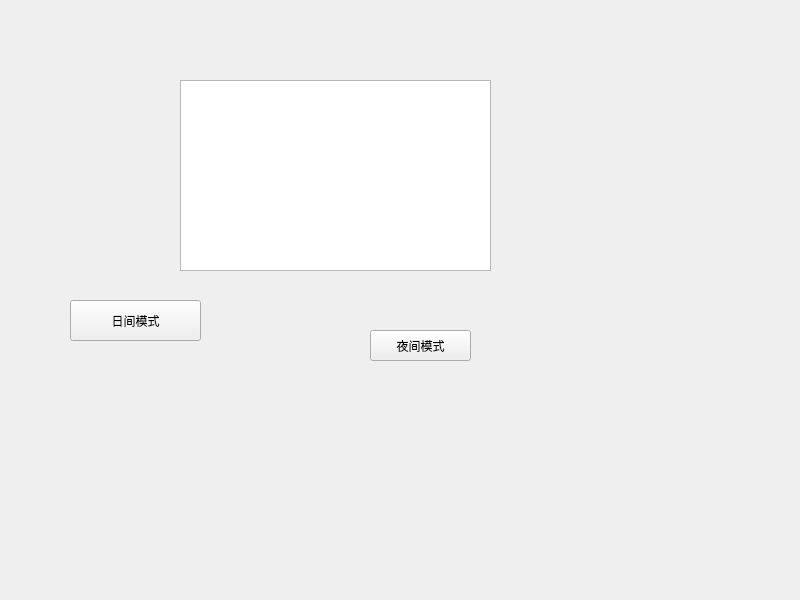
<?xml version="1.0" encoding="UTF-8"?>
<ui version="4.0">
 <class>Widget</class>
 <widget class="QWidget" name="Widget">
  <property name="geometry">
   <rect>
    <x>0</x>
    <y>0</y>
    <width>800</width>
    <height>600</height>
   </rect>
  </property>
  <property name="windowTitle">
   <string>Widget</string>
  </property>
  <widget class="QTextEdit" name="textEdit">
   <property name="geometry">
    <rect>
     <x>180</x>
     <y>80</y>
     <width>311</width>
     <height>191</height>
    </rect>
   </property>
  </widget>
  <widget class="QPushButton" name="pushButton">
   <property name="geometry">
    <rect>
     <x>70</x>
     <y>300</y>
     <width>131</width>
     <height>41</height>
    </rect>
   </property>
   <property name="text">
    <string>日间模式</string>
   </property>
  </widget>
  <widget class="QPushButton" name="pushButton_2">
   <property name="geometry">
    <rect>
     <x>370</x>
     <y>330</y>
     <width>101</width>
     <height>31</height>
    </rect>
   </property>
   <property name="text">
    <string>夜间模式</string>
   </property>
  </widget>
 </widget>
 <resources/>
 <connections/>
</ui>
